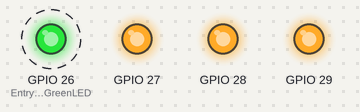
Recording of a sketch running on a simulated ESP32. Parts: output pins drawn as LEDs (lit = HIGH). Dashed ring = blinking. What the sketch prints to the serial monitor is not drawn.

Above: at 0.5 s.
Timing chart, 0 to 4.6 s (numbered marks = the images above):
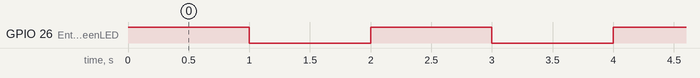

The sketch:

timerInt_test.ino
```cpp
#include <TimerThree.h>

#define EntryGateGreenLED 26

void setup(void)
{
  InitEntryExitLEDs(); // You have to do this to turn off the
  //Timer3.initialize(150000);
  Timer3.initialize(1000000);
  Timer3.attachInterrupt(blinkLED); // blinkLED to run every 0.15 seconds
  Serial.begin(115200);
}

int ledState = HIGH;
volatile unsigned long blinkCount = 0; // use volatile for shared variables

void blinkLED(void)
{
  if (ledState == LOW) {
    ledState = HIGH;
    blinkCount = blinkCount + 1;  // increase when LED turns on
  } else {
    ledState = LOW;
  }
  digitalWrite(EntryGateGreenLED, ledState);
  Serial.println(millis()+':');
}


// The main program will print the blink count
// to the Arduino Serial Monitor
void loop(void)
{
  unsigned long blinkCopy;  // holds a copy of the blinkCount

  // to read a variable which the interrupt code writes, we
  // must temporarily disable interrupts, to be sure it will
  // not change while we are reading.  To minimize the time
  // with interrupts off, just quickly make a copy, and then
  // use the copy while allowing the interrupt to keep working.
//  noInterrupts();
//  blinkCopy = blinkCount;
//  interrupts();
//  Serial.print(millis()+':');
//  Serial.print("blinkCount = ");
//  Serial.println(blinkCopy);
  delay(100);
}

void InitEntryExitLEDs()
{
    int i;
    for (i=26; i<=29; i++)
    {
        pinMode(i, OUTPUT);
        digitalWrite(i, HIGH);
    }
}
```

Measured:
- by itself, GPIO 26 (EntryGateGreenLED): alternates HIGH for 1.0 s and LOW for 1.0 s
